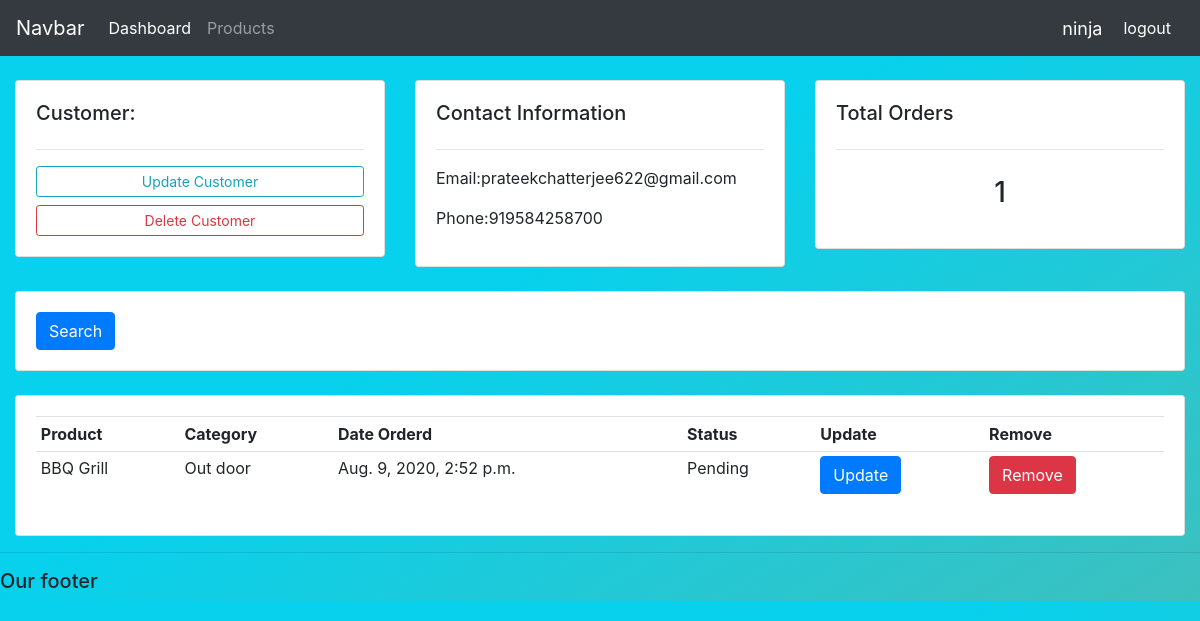
The page /customer/3/ (signed in) on the database its author committed.
### accounts/models.py (models this page shows, shortened)
class Customer(models.Model):
    name = models.CharField(max_length = 200,null=True)
    phone = models.CharField(max_length = 12,null=True)
    email = models.EmailField(max_length = 254,null=True)
    date_created = models.DateTimeField(auto_now_add = True,null=True)

class Order(models.Model):
    STATUS = (
        ('Pending','Pending'),
        ('Out for delivery','Out for delivery'),
        ('Delivered','Delivered')
    )
    customer= models.ForeignKey(Customer,null = True,on_delete=models.SET_NULL)
    product = models.ForeignKey(Product,null = True,on_delete=models.SET_NULL)
    date_created = models.DateTimeField(auto_now_add = True,null=True)
    status = models.CharField(max_length = 200,null=True,choices = STATUS)

class Product(models.Model):
    CATEGORY = (
        ('Indoor','Indoor'),
        ('Out door','Out door')
    )
    name = models.CharField(max_length=200,null = True)
    price = models.CharField(max_length = 100,null=True)
    category = models.CharField(max_length = 200,choices=CATEGORY,null=True)
    description = models.CharField(max_length=200,null=True)
    date_created = models.DateTimeField(auto_now_add = True,null=True)
    tags = models.ManyToManyField(Tag)
    def __str__(self):
        return self.name

### accounts/views.py (the view)
# urls.py: path('customer/<str:pk>/',views.customer, name="customer"),
@login_required(login_url='login')
def customer(request,pk):
    customer = Customer.objects.get(id=pk)
    orders = customer.order_set.all()
    orders_count = orders.count()
    context = {'customer':customer,'orders':orders,'orders_count':orders_count}
    return render(request,'accounts/customer.html',context)

### accounts/templates/accounts/customer.html
{%  extends 'accounts/main.html' %}
{% block content %}
	<br>
<div class="row">
	<div class="col-md">
		<div class="card card-body">
			<h5>Customer:</h5>
			<hr>
			<a class="btn btn-outline-info  btn-sm btn-block" href="">Update Customer</a>
			<a class="btn btn-outline-danger  btn-sm btn-block" href="">Delete Customer</a>
		</div>
	</div>
	<div class="col-md">
		<div class="card card-body">
			<h5>Contact Information</h5>
			<hr>
			<p>Email:{{customer.email}}</p>
			<p>Phone:{{customer.phone}}</p>
		</div>
	</div>
	<div class="col-md">
		<div class="card card-body">
			<h5>Total Orders</h5>
			<hr>
			<h3 style="text-align: center;padding: 10px">{{orders_count}}</h3>
		</div>
	</div>
</div>
<br>
<div class="row">
	<div class="col">
		<div class="card card-body">
			<form method="get">
		    <button class="btn btn-primary" type="submit">Search</button>
		  </form>
		</div>
	</div>
</div>
<br>
<div class="row">
	<div class="col-md">
		<div class="card card-body">
			<table class="table table-sm">
				<tr>
					<th>Product</th>
					<th>Category</th>
					<th>Date Orderd</th>
					<th>Status</th>
					<th>Update</th>
					<th>Remove</th>
				</tr>
				{% for order in orders %}
					<tr>
						<td>{{order.product}}</td>
						<td>{{order.product.category}}</td>
						<td>{{order.date_created}}</td>
						<td>{{order.status}}</td>
						<td><a href="{% url 'update_order' order.id %}" class="btn btn-primary">Update</a></td>
						<td><a href="{% url 'delete_order' order.id %}" class="btn btn-danger">Remove</a></td>
					</tr>
				{% endfor %}
			</table>
		</div>
	</div>
</div>
{% endblock %}

### accounts/templates/accounts/navbar.html (shortened to what this page needs)
<nav class="navbar navbar-expand-lg navbar-dark bg-dark">
    <a class="navbar-brand" href="#">Navbar</a>
    <div class="collapse navbar-collapse" id="navbarNav">
      <ul class="navbar-nav">
        <li class="nav-item active">
          <a class="nav-link" href="/">Dashboard</a>
        </li>
        <li class="nav-item">
          <a class="nav-link" href="products/">Products</a>
        </li>
      </ul>
    </div>
    <span class="hello">{{request.user}}</span>
    <a href="{% url 'logout' %}" class="btn btn-dark ml-2">logout</a>
  </nav>

### static/css/main.css (style rules this page uses)
body { background: rgb(61,192,190); background: linear-gradient(329deg, rgba(61,192,190,1) 0%, rgba(7,209,237,1) 56%); }

### accounts/templates/accounts/navbar.html (style rules this page uses)
.hello { color:white; font-size:18px; }

### rows shown on the page
Customer: email "prateekchatterjee622@gmail.com", phone "919584258700"
Order: product "BBQ Grill", product.category "Out door", date_created "Aug. 9, 2020, 2:52 p.m.", status "Pending"

### other values the page prints
{{ request.user }} "ninja"
{{ orders_count }} "1"
